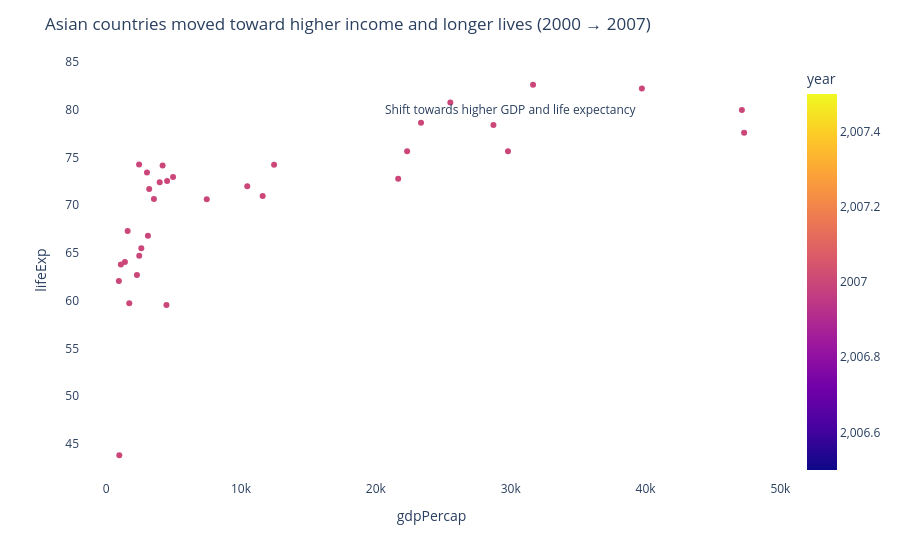

Notebook code for this chart:
### Code cell
# Task 1 — Scatter: GDP vs Life Expectancy (2000 vs 2007).
# ------------------------------------------------------

continent_choice = "Asia"

scatter_df = df[
    (df['continent'] == continent_choice) &
    (df['year'].isin([2000, 2007]))
]

fig = px.scatter(
    scatter_df,
    x="gdpPercap",
    y="lifeExp",
    color="year",
    hover_name="country",
    color_discrete_map={2000: "##D3D3D3", 2007: "#442220"}  # grey vs highlight
)

# Optional: add annotation showing general shift
fig.add_annotation(
    x=30000, y=80,
    text="Shift towards higher GDP and life expectancy",
    showarrow=False,
    font=dict(size=12)
)

fig.update_layout(
    title="Asian countries moved toward higher income and longer lives (2000 → 2007)",
    plot_bgcolor="white",
    paper_bgcolor="white"
)

fig.update_xaxes(showgrid=False)
fig.update_yaxes(showgrid=False)

fig.show()

### Figure 1 — Plotly figure (JSON) as saved in the notebook; plotly's stock layout.template omitted (floating-point values rounded to 4 significant figures)
{"data": [{"hovertemplate": "<b>%{hovertext}</b><br><br>gdpPercap=%{x}<br>lifeExp=%{y}<br>year=%{marker.color}<extra></extra>", "hovertext": ["Afghanistan", "Bahrain", "Bangladesh", "Cambodia", "China", "Hong Kong, China", "India", "Indonesia", "Iran", "Iraq", "Israel", "Japan", "Jordan", "Korea, Dem. Rep.", "Korea, Rep.", "Kuwait", "Lebanon", "Malaysia", "Mongolia", "Myanmar", "Nepal", "Oman", "Pakistan", "Philippines", "Saudi Arabia", "Singapore", "Sri Lanka", "Syria", "Taiwan", "Thailand", "Vietnam", "West Bank and Gaza", "Yemen, Rep."], "legendgroup": "", "marker": {"color": [2007, 2007, 2007, 2007, 2007, 2007, 2007, 2007, 2007, 2007, 2007, 2007, 2007, 2007, 2007, 2007, 2007, 2007, 2007, 2007, 2007, 2007, 2007, 2007, 2007, 2007, 2007, 2007, 2007, 2007, 2007, 2007, 2007], "coloraxis": "coloraxis", "symbol": "circle"}, "mode": "markers", "name": "", "orientation": "v", "showlegend": false, "type": "scatter", "x": [974.6, 29800.0, 1391.0, 1714.0, 4959.0, 39720.0, 2452.0, 3541.0, 11610.0, 4471.0, 25520.0, 31660.0, 4519.0, 1593.0, 23350.0, 47310.0, 10460.0, 12450.0, 3096.0, 944.0, 1091.0, 22320.0, 2606.0, 3190.0, 21650.0, 47140.0, 3970.0, 4185.0, 28720.0, 7458.0, 2442.0, 3025.0, 2281.0], "xaxis": "x", "y": [43.83, 75.64, 64.06, 59.72, 72.96, 82.21, 64.7, 70.65, 70.96, 59.55, 80.75, 82.6, 72.53, 67.3, 78.62, 77.59, 71.99, 74.24, 66.8, 62.07, 63.78, 75.64, 65.48, 71.69, 72.78, 79.97, 72.4, 74.14, 78.4, 70.62, 74.25, 73.42, 62.7], "yaxis": "y"}], "layout": {"annotations": [{"font": {"size": 12}, "showarrow": false, "text": "Shift towards higher GDP and life expectancy", "x": 30000, "y": 80}], "coloraxis": {"colorbar": {"title": {"text": "year"}}, "colorscale": [[0, "#0d0887"], [0.1111, "#46039f"], [0.2222, "#7201a8"], [0.3333, "#9c179e"], [0.4444, "#bd3786"], [0.5556, "#d8576b"], [0.6667, "#ed7953"], [0.7778, "#fb9f3a"], [0.8889, "#fdca26"], [1, "#f0f921"]]}, "legend": {"tracegroupgap": 0}, "margin": {"t": 60}, "paper_bgcolor": "white", "plot_bgcolor": "white", "title": {"text": "Asian countries moved toward higher income and longer lives (2000 → 2007)"}, "xaxis": {"anchor": "y", "domain": [0, 1], "showgrid": false, "title": {"text": "gdpPercap"}}, "yaxis": {"anchor": "x", "domain": [0, 1], "showgrid": false, "title": {"text": "lifeExp"}}}}
